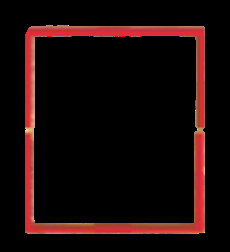
#> input picture target1.png, 230 x 252 px
$ python -i turnLeftOrRight.py   (imports and definitions only)
#> lines starting #> are read from the running program, lines starting #| are printed output that depends on the picture; after the words box and inside, x2 and y2 are one past the last pixel; in counts of white or black regions, pixels touching at a corner belong together
#> further down, picture is the input picture: shape (252, 230, 3); mean B, G, R 8.3, 9.5, 25.9
import cv2
import os
import numpy as np
from PIL import Image
from datetime import datetime

# 获取当前日期作为文件夹名
current_date = datetime.now().strftime("%Y-%m-%d")
template_path = f"c:\\Users\\mahaoliang2005\\Documents\\works\\main\\target1.png"
screenshot_folder = f"C:\\Users\\mahaoliang2005\\Downloads\\{current_date}"

# Check if the folder exists
# [3 lines not run here, left out]

# [15 lines left out: function filter_white_color, not called in this run]

# HSV颜色空间过滤红色部分的函数
def filter_red_color(image):
    # 转换为HSV颜色空间
    hsv_image = cv2.cvtColor(image, cv2.COLOR_BGR2HSV)
#> hsv_image: shape (252, 230, 3); mean H, S, V 9, 22.8, 25.9

    # 定义红色的HSV范围
    lower_red1 = np.array([0, 50, 50])
    upper_red1 = np.array([10, 255, 255])
    lower_red2 = np.array([170, 50, 50])
    upper_red2 = np.array([180, 255, 255])

    # 构建两个红色掩码
    mask1 = cv2.inRange(hsv_image, lower_red1, upper_red1)
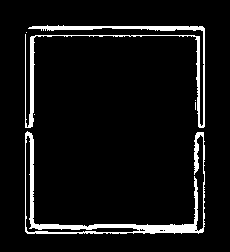
#> mask1: shape (252, 230); 6.9% white; 6 white regions (4 under 20 px), largest, box (x1, y1, x2, y2) and area: (25, 131, 205, 234) 2163, (25, 25, 205, 128) 1798
    mask2 = cv2.inRange(hsv_image, lower_red2, upper_red2)
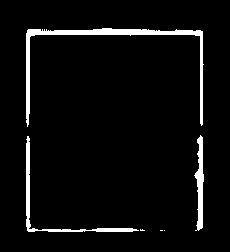
#> mask2: shape (252, 230); 4.8% white; 6 white regions (3 under 20 px), largest, box (x1, y1, x2, y2) and area: (26, 28, 204, 127) 1564, (26, 136, 139, 232) 678, (194, 135, 204, 231) 507

    # 合并掩码
    mask = mask1 + mask2
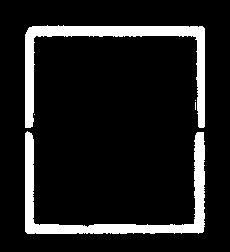
#> mask: shape (252, 230); 11.6% white; 5 white regions (3 under 20 px), largest, box (x1, y1, x2, y2) and area: (25, 25, 205, 128) 3363, (25, 131, 205, 234) 3359

    # 应用掩码过滤图像，保留红色区域
    red_filtered_image = cv2.bitwise_and(image, image, mask=mask)

    return red_filtered_image

# 多尺度模板匹配的函数
# [83 lines left out: functions multi_scale_template_match, find_target, not called in this run]

>>> import cv2
>>> picture = cv2.imread('target1.png')
>>> result = filter_red_color(picture)

$ run again, on target.png
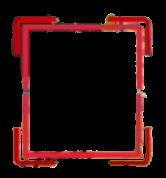
#> input picture target.png, 166 x 178 px
#> picture is the input picture: shape (178, 166, 3); mean B, G, R 11.8, 12.3, 39.9
#> hsv_image: shape (178, 166, 3); mean H, S, V 21.2, 41.3, 39.9
#> in filter_red_color, `mask1 = cv2.inRange(hsv_image, lower_red1, upper_red1)`:
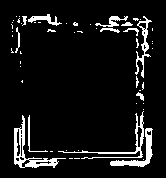
#> mask1: shape (178, 166); 8.1% white; 55 white regions (41 under 20 px), largest, box (x1, y1, x2, y2) and area: (14, 115, 66, 168) 561, (58, 111, 144, 159) 389, (110, 128, 153, 167) 385
#> mask2: shape (178, 166); 11.5% white; 15 white regions (5 under 20 px), largest, box (x1, y1, x2, y2) and area: (12, 16, 146, 91) 1881, (22, 92, 140, 159) 852, (145, 22, 153, 56) 151
#> mask: shape (178, 166); 19.6% white; 6 white regions (3 under 20 px), largest, box (x1, y1, x2, y2) and area: (11, 14, 153, 91) 3123, (14, 92, 144, 168) 2253, (110, 128, 153, 167) 398
#> in filter_red_color, `red_filtered_image = cv2.bitwise_and(image, image, mask=mask)`:
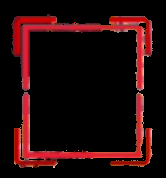
#> red_filtered_image: shape (178, 166, 3); mean B, G, R 10, 9.4, 36
